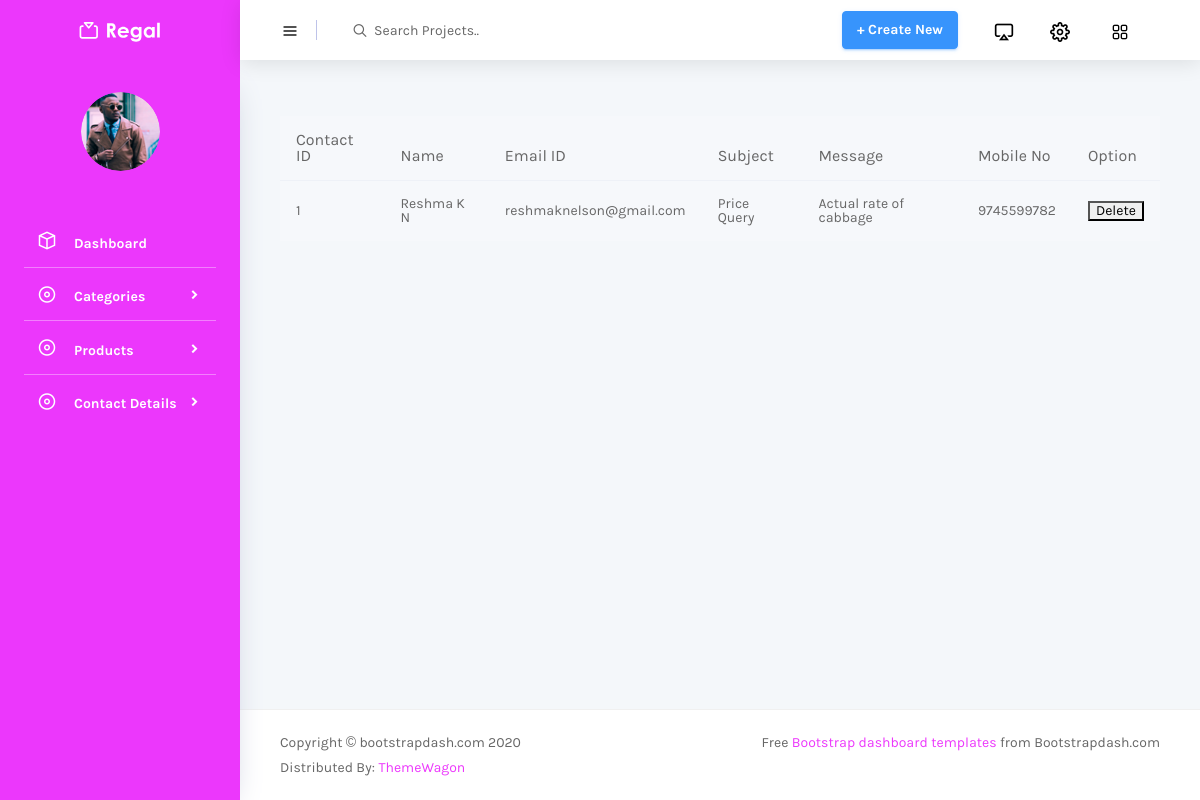
Page /Backend/contact_details/ on the committed database.
### WebApp/models.py (models this page shows)
class Contactdb(models.Model):
    Name=models.CharField(max_length=100,null=True,blank=True)
    Email=models.EmailField(max_length=100,null=True,blank=True)
    Subject=models.CharField(max_length=100,null=True,blank=True)
    Message=models.CharField(max_length=100,null=True,blank=True)
    Mobile=models.IntegerField(null=True,blank=True)

### Backend/views.py (the view)
# urls.py: path('contact_details/',views.contact_details,name="contact_details"),
def contact_details(request):
    data=Contactdb.objects.all()
    return render(request,"Contact_Data.html",{'data':data})

### Backend/templates/Contact_Data.html (shortened to what this page needs)
<!DOCTYPE html>
{% extends 'index.html' %}
{% block content %}
<html lang="en">
<head>
</head>
<body>
<div class="table-responsive pt-3">
                    <table class="table table-light" >
                      <thead>
                        <tr>
                          <th>Contact ID</th>
                          <th>Name</th>
                          <th>Email ID</th>
                          <th>Subject</th>
                          <th>Message</th>
                          <th>Mobile No</th>
                          <th>Option</th>
                      </thead>
                    {% for i in data %}
                        <tr>
                            <td>{{i.id}}</td>
                            <td>{{i.Name}}</td>
                            <td>{{i.Email}}</td>
                            <td>{{i.Subject}}</td>
                            <td>{{i.Message}}</td>
                            <td>{{i.Mobile}}</td>
                            <td>
                                <a href="{% url 'delete_contact' conid=i.id%}">
                                <button>Delete</button>
                                    </a>
                            </td>
                        {% endfor %}
                    </table>
                  </div>
</body>
</html>
{% endblock %}

### rows in the picture
Contactdb: id "1", Name "Reshma K N", Email "reshmaknelson@gmail.com", Subject "Price Query", Message "Actual rate of cabbage", Mobile "9745599782"
